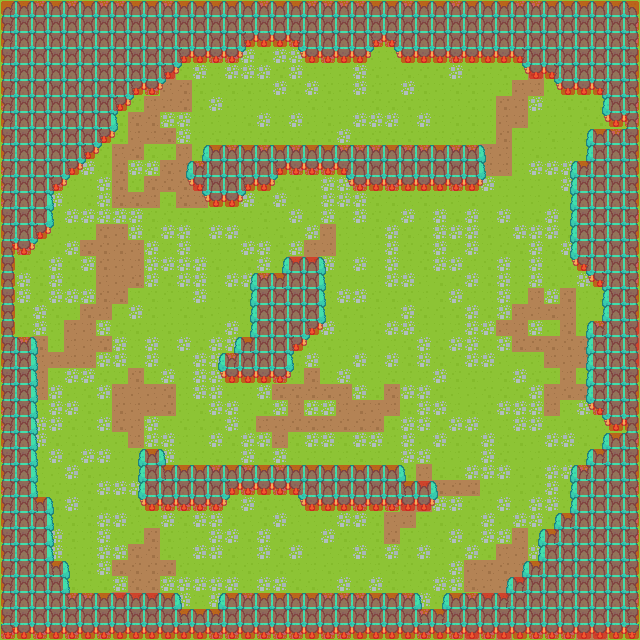

Tiled map render using the project's own tile images. Description and the map definition, with tile-layer contents summarised, below:
An orthogonal 40x40 tile map with 16x16 px tiles, 4 tile layers (floor, tree, tree2, collsion), 3 tilesets.

<map version="1.2" tiledversion="1.2.4" orientation="orthogonal" renderorder="left-down" width="40" height="40" tilewidth="16" tileheight="16" infinite="0" nextlayerid="6" nextobjectid="1">
 <tileset firstgid="1" source="../villageSheet.tsx" />
 <tileset firstgid="1768" source="../tilemap.tsx" />
 <tileset firstgid="2254" source="../red-collision-box.tsx" />
 <layer id="5" name="floor" width="40" height="40" locked="1">
  <data>[1600 cells, 1600 non-empty, 5 distinct tile ids]</data>
 </layer>
 <layer id="2" name="tree" width="40" height="40">
  <data>[1600 cells, 736 non-empty, 12 distinct tile ids]</data>
 </layer>
 <layer id="3" name="tree2" width="40" height="40">
  <data>[1600 cells, 133 non-empty, 9 distinct tile ids]</data>
 </layer>
 <layer id="4" name="collsion" width="40" height="40">
  <data>[1600 cells, 637 non-empty, 1 distinct tile ids]</data>
 </layer>
</map>
